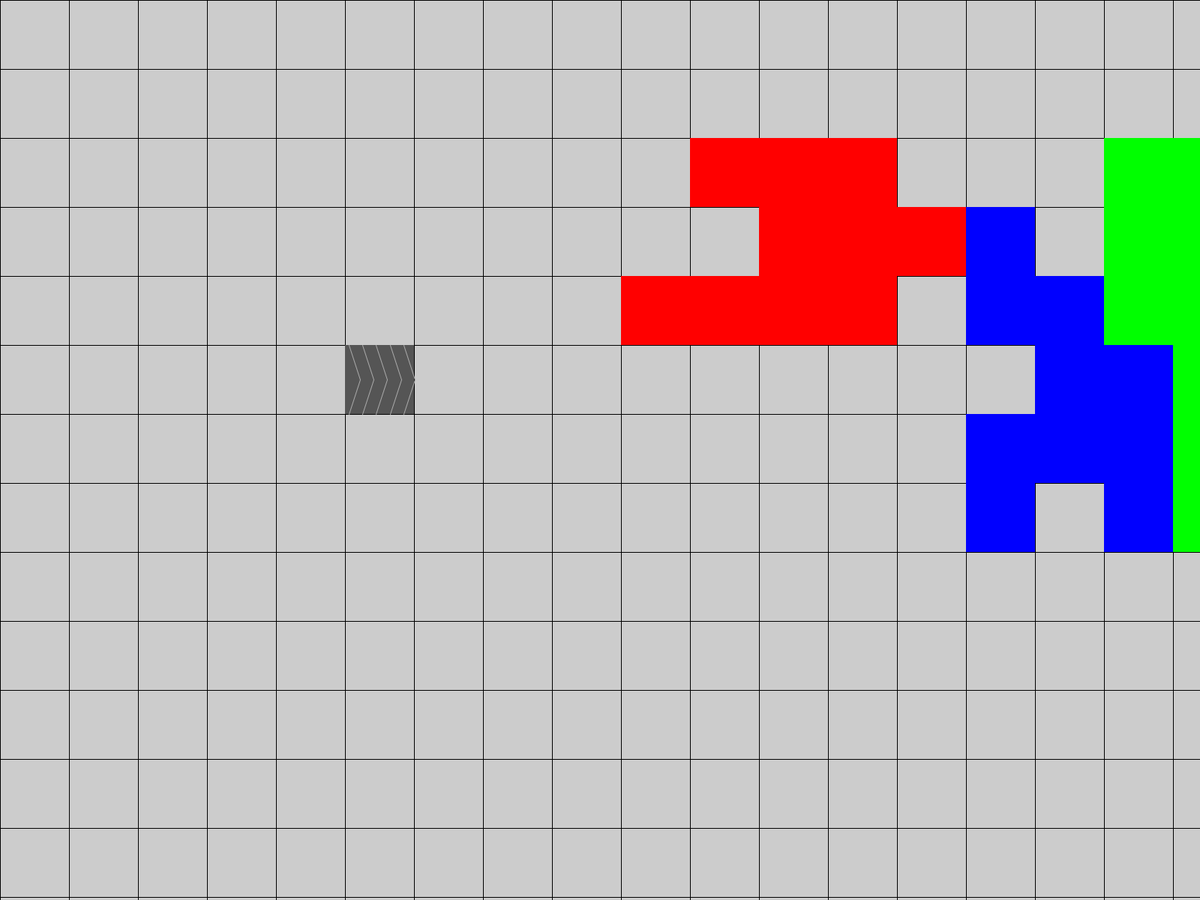
Frame 1 (no input)
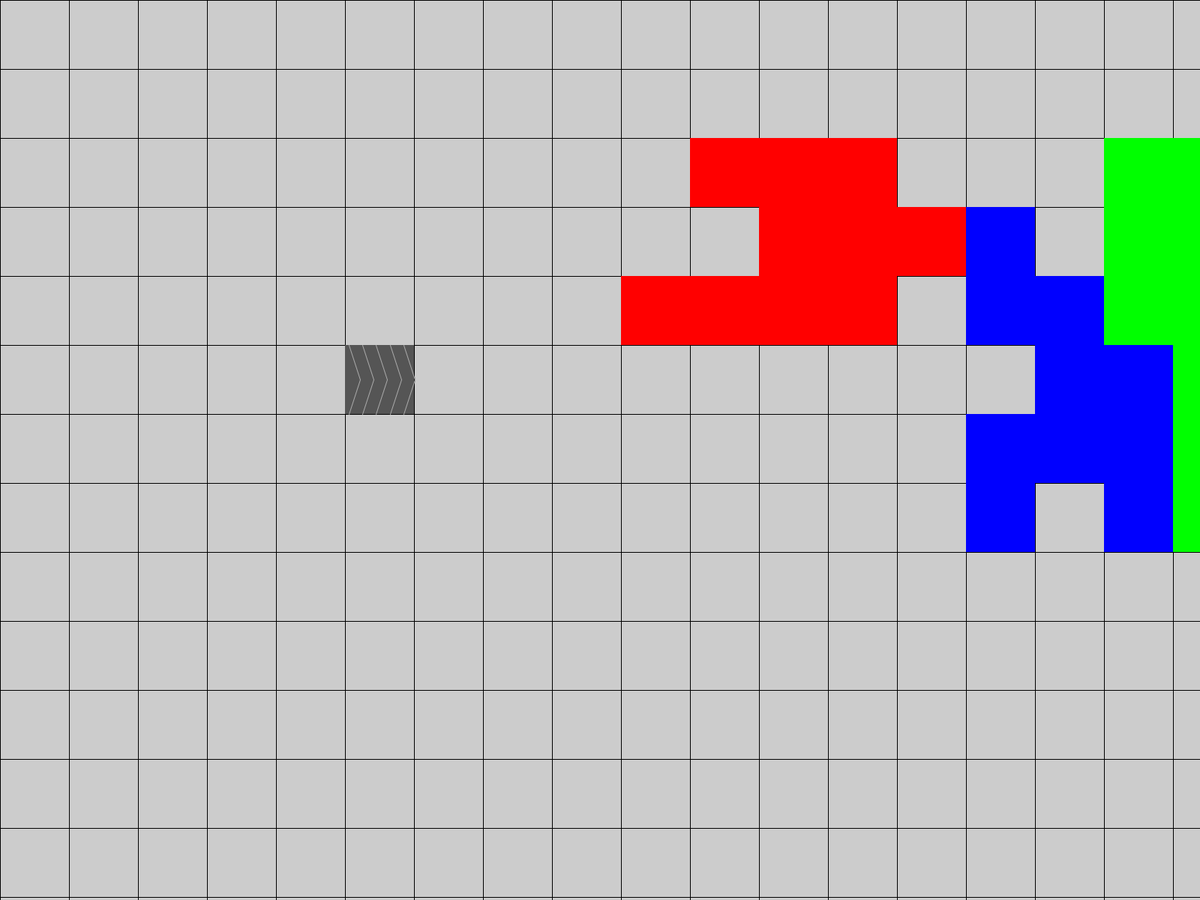
Frame 60 (the mouse pressed at the canvas centre just before this capture)
Frame 120 (the mouse held since frame 60 and released just before this capture): identical to frame 60, image omitted

The Processing sketch that drew these frames (run headless with seeded random() and noise(); from frame 60 on, the mouse is pressed at the canvas centre):

// Processing sketch: aSmallFactory
// ── aSmallFactory.pde
float scale;

Belt belt;
OrePatch[] ore;

void setup()
{
  fullScreen();
  scale = height/13;
  ore = new OrePatch[3];
  ore[0] = new OrePatch(0);
  ore[1] = new OrePatch(1);
  ore[2] = new OrePatch(2);
  
  ore[0].additive();
  ore[1].additive();
  ore[2].additive();
  
  belt = new Belt(5, 5, new PVector(3, 1));
}

void draw()
{
  for(int i = 0; i <= 18; i++)
  {
    line(i * scale, 0, i * scale, height);
  }
  for(int i = 0; i <= 13; i++)
  {
    line(0, i * scale, width, i * scale);
  }
  
  ore[0].draw();
  ore[1].draw();
  ore[2].draw();
  
  belt.draw();
}

// ── Belt.pde
class Belt
{
  int x;
  int y;
  PVector connect;
  
  Belt(int x, int y, PVector connect)
  {
    this.x = x;
    this.y = y;
    this.connect = connect;
  }
  
  void draw()
  {
    if(abs(connect.x - connect.y) == 2)
    {
      push();
      rectMode(CORNER);
      noStroke();
      fill(#555555);
      rect(x * scale, y * scale, scale, scale);
      
      stroke(#aaaaaa);
      if(connect.y == 1 || connect.y == 3)
      {
        for(int i = 0 + (connect.y == 1 ? 0 : 1); i < 5 + (connect.y == 1 ? 0 : 1); i++)
        {
          line((x * scale) + (scale/5 * i) + (5 * (connect.y == 1 ? 1 : -1)), y * scale, (x * scale) + (scale/5 * i) + (20 * (connect.y == 1 ? 1 : -1)), y * scale + scale/2);
        }
        for(int i = 0 + (connect.y == 1 ? 0 : 1); i < 5 + (connect.y == 1 ? 0 : 1); i++)
        {
          line((x * scale) + (scale/5 * i) + (20 * (connect.y == 1 ? 1 : -1)), y * scale + scale/2, (x * scale) + (scale/5 * i) + (5 * (connect.y == 1 ? 1 : -1)), y * scale + scale);
        }
      }
      else
      {
        for(int i = 0 + (connect.y == 2 ? 0 : 1); i < 5 + (connect.y == 2 ? 0 : 1); i++)
        {
          line(x * scale, (y * scale) + (scale/5 * i) + (5 * (connect.y == 2 ? 1 : -1)), x * scale + scale/2, (y * scale) + (scale/5 * i) + (20 * (connect.y == 2 ? 1 : -1)));
          //line((x * scale) + (scale/5 * i) + (5 * (connect.y == 1 ? 1 : -1)), y * scale, (x * scale) + (scale/5 * i) + (20 * (connect.y == 1 ? 1 : -1)), y * scale + scale/2);
        }
        for(int i = 0 + (connect.y == 2 ? 0 : 1); i < 5 + (connect.y == 2 ? 0 : 1); i++)
        {
          line(x * scale + scale/2, (y * scale) + (scale/5 * i) + (20 * (connect.y == 2 ? 1 : -1)), x * scale + scale, (y * scale) + (scale/5 * i) + (5 * (connect.y == 2 ? 1 : -1)));
          //line((x * scale) + (scale/5 * i) + (20 * (connect.y == 1 ? 1 : -1)), y * scale + scale/2, (x * scale) + (scale/5 * i) + (5 * (connect.y == 1 ? 1 : -1)), y * scale + scale);
        }
      }
      pop();
    }
    else
    {
      push();
      fill(#555555);
      noStroke();
      arc(x * scale, y * scale, scale * 2, scale * 2, 0, HALF_PI);
      pop();
    }
  }
}

// ── Ore.pde
class Ore
{
  int type;
  int x;
  int y;
  
  Ore(int x, int y, int type)
  {
    this.x = x;
    this.y = y;
    this.type = type;
  }
  
  void draw()
  {
    push();
      rectMode(CORNER);
      noStroke();
      colorMode(HSB);
      fill(color(type * (255/3), 255, 255));
      rect(x * scale, y * scale, scale, scale);
    pop();
  }
}

// ── OrePatch.pde
class OrePatch
{
  int type;
  int x;
  int y;
  
  ArrayList<Ore> ores;
  
  OrePatch(int x, int y, int type)
  {
    this.x = x;
    this.y = y;
    this.type = type;
  }
  
  OrePatch(int type)
  {
    this.type = type;
    this.x = floor(random(0, 18));
    this.y = floor(random(0, 13));
  }
  
  void draw()
  {
    for(int i = 0; i < ores.size(); i++)
    {
      ores.get(i).draw();
    }
  }
  
  void aggregate()
  {
    ores = new ArrayList<Ore>();
  }
  
  void additive()
  {
    ores = new ArrayList<Ore>();
    ArrayList<PVector> points = new ArrayList<PVector>();
    
    ores.add(new Ore(x, y, type));
    points.add(new PVector(x, y));
    for(int i = 1; i < 10;)
    {
      //println("new point");
      PVector point;
      point = points.get(floor(random(0, points.size())));
      
      switch(floor(random(0, 4)))
      {
        case(0):
          //println("x + 1");
          point = new PVector(point.x + 1, point.y);
          break;
        case(1):
          //println("x - 1");
          point = new PVector(point.x - 1, point.y);
          break;
        case(2):
          //println("y + 1");
          point = new PVector(point.x, point.y + 1);
          break;
        case(3):
          //println("y - 1");
          point = new PVector(point.x, point.y - 1);
          break;
      }
      
      point.x = constrain(point.x, 0, 17);
      point.y = constrain(point.y, 0, 12);
      
      if(!(includes(points, point)))
      {
        //println("succses");
        points.add(point);
        i++;
      }
      //else
      //{
      //  println("failure");
      //}
    }
    
    for(int i = 0; i < points.size(); i++)
    {
      ores.add(new Ore((int) points.get(i).x,(int) points.get(i).y, type));
    }
  }
  
  boolean includes(ArrayList<PVector> points, PVector point)
  {
    //println("includes test");
    for(int i = 0; i < points.size(); i++)
    {
      if(points.get(i).x == point.x && points.get(i).y == point.y)
      {
        //println("test succsess");
        return true;
      }
    }
    //println("test failure");
    return false;
  }
}
